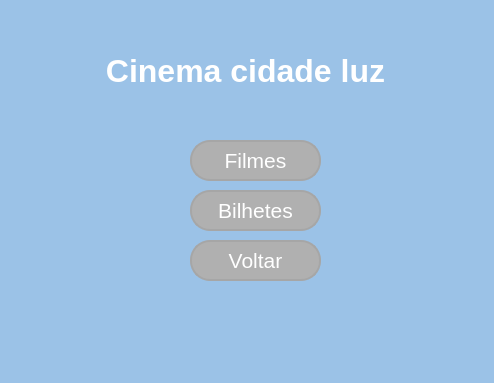
<?xml version="1.0" encoding="UTF-8"?>
<ui version="4.0">
 <class>MainWindow</class>
 <widget class="QMainWindow" name="MainWindow">
  <property name="geometry">
   <rect>
    <x>0</x>
    <y>0</y>
    <width>494</width>
    <height>383</height>
   </rect>
  </property>
  <property name="windowTitle">
   <string>MainWindow</string>
  </property>
  <property name="styleSheet">
   <string notr="true">background-color: rgb(155, 194, 231);</string>
  </property>
  <widget class="QWidget" name="centralwidget">
   <widget class="QLabel" name="label">
    <property name="geometry">
     <rect>
      <x>10</x>
      <y>50</y>
      <width>471</width>
      <height>41</height>
     </rect>
    </property>
    <property name="font">
     <font>
      <pointsize>24</pointsize>
      <weight>75</weight>
      <bold>true</bold>
     </font>
    </property>
    <property name="styleSheet">
     <string notr="true">color: rgb(255, 255, 255);</string>
    </property>
    <property name="text">
     <string>Cinema cidade luz</string>
    </property>
    <property name="alignment">
     <set>Qt::AlignCenter</set>
    </property>
   </widget>
   <widget class="QPushButton" name="pushButton">
    <property name="geometry">
     <rect>
      <x>190</x>
      <y>140</y>
      <width>131</width>
      <height>41</height>
     </rect>
    </property>
    <property name="font">
     <font>
      <pointsize>16</pointsize>
      <weight>50</weight>
      <bold>false</bold>
     </font>
    </property>
    <property name="styleSheet">
     <string notr="true">QPushButton {	
	color: rgb(255, 255, 255);
	background-color: rgb(176, 176, 176);
	border: 2px solid rgb(166, 166, 166); 
	border-radius:20px;
}

QPushButton:hover {
	background-color: rgb(166, 166, 166);
	border: 2px solid rgb(138, 138, 138); 
}

QPushButton:pressed {
	background-color: rgb(250, 230, 0);
	border: 2px solid rgb(255, 165, 24); 
}</string>
    </property>
    <property name="text">
     <string>Filmes</string>
    </property>
   </widget>
   <widget class="QPushButton" name="pushButton_2">
    <property name="geometry">
     <rect>
      <x>190</x>
      <y>190</y>
      <width>131</width>
      <height>41</height>
     </rect>
    </property>
    <property name="font">
     <font>
      <pointsize>16</pointsize>
      <weight>50</weight>
      <bold>false</bold>
     </font>
    </property>
    <property name="styleSheet">
     <string notr="true">QPushButton {	
	color: rgb(255, 255, 255);
	background-color: rgb(176, 176, 176);
	border: 2px solid rgb(166, 166, 166); 
	border-radius:20px;
}

QPushButton:hover {
	background-color: rgb(166, 166, 166);
	border: 2px solid rgb(138, 138, 138); 
}

QPushButton:pressed {
	background-color: rgb(250, 230, 0);
	border: 2px solid rgb(255, 165, 24); 
}</string>
    </property>
    <property name="text">
     <string>Bilhetes</string>
    </property>
   </widget>
   <widget class="QPushButton" name="pushButton_3">
    <property name="geometry">
     <rect>
      <x>190</x>
      <y>240</y>
      <width>131</width>
      <height>41</height>
     </rect>
    </property>
    <property name="font">
     <font>
      <pointsize>16</pointsize>
      <weight>50</weight>
      <bold>false</bold>
     </font>
    </property>
    <property name="styleSheet">
     <string notr="true">QPushButton {	
	color: rgb(255, 255, 255);
	background-color: rgb(176, 176, 176);
	border: 2px solid rgb(166, 166, 166); 
	border-radius:20px;
}

QPushButton:hover {
	background-color: rgb(166, 166, 166);
	border: 2px solid rgb(138, 138, 138); 
}

QPushButton:pressed {
	background-color: rgb(250, 230, 0);
	border: 2px solid rgb(255, 165, 24); 
}</string>
    </property>
    <property name="text">
     <string>Voltar</string>
    </property>
   </widget>
  </widget>
  <widget class="QMenuBar" name="menubar">
   <property name="geometry">
    <rect>
     <x>0</x>
     <y>0</y>
     <width>494</width>
     <height>21</height>
    </rect>
   </property>
  </widget>
  <widget class="QStatusBar" name="statusbar"/>
 </widget>
 <resources/>
 <connections/>
</ui>
